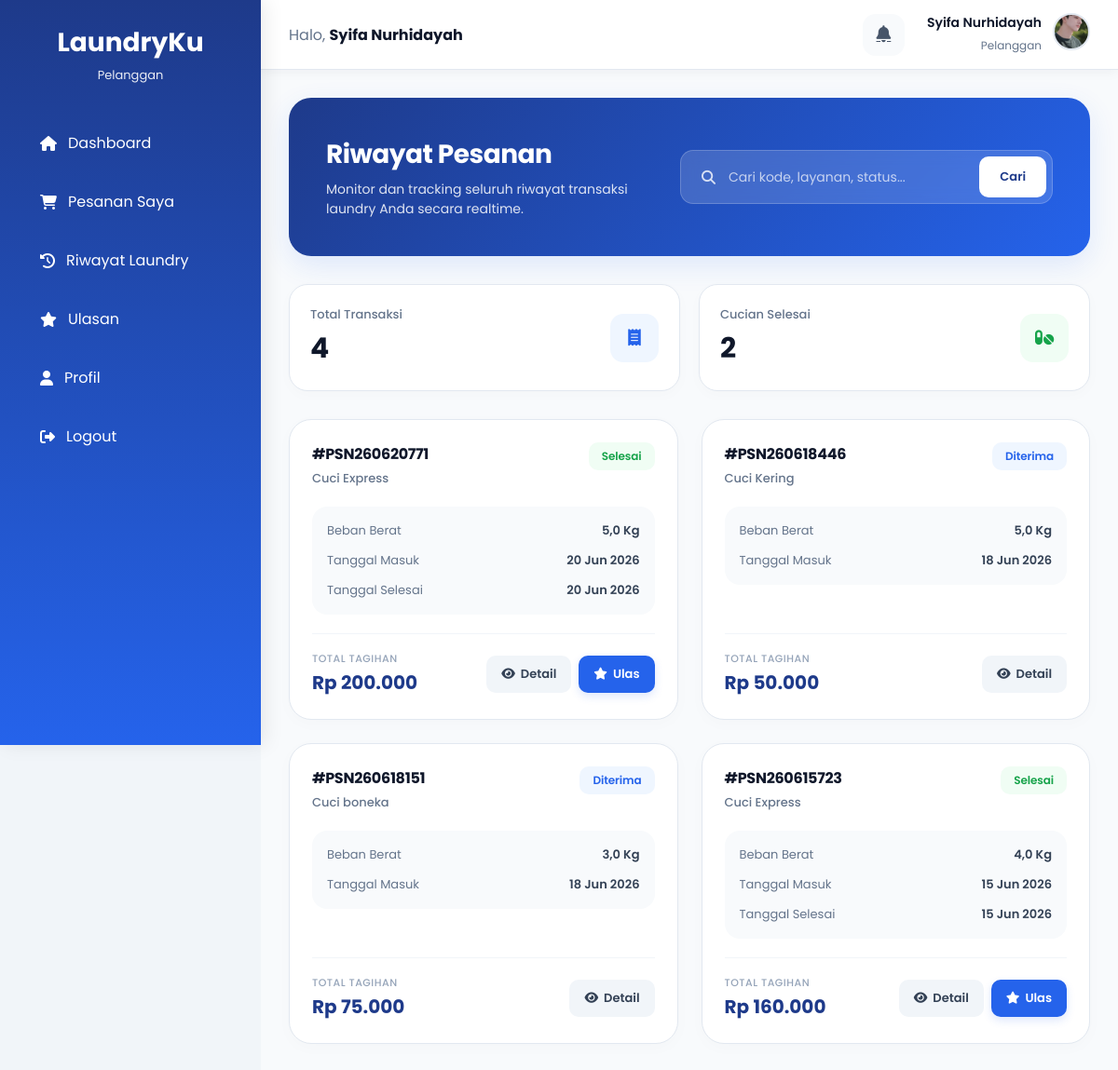
/user/riwayat.php (signed in), run on the app's committed database.
### tables this page shows
CREATE TABLE `users` (
  `id` int(11) NOT NULL,
  `nama` varchar(100) DEFAULT NULL,
  `email` varchar(100) DEFAULT NULL,
  `password` varchar(255) DEFAULT NULL,
  `role` enum('admin','user') DEFAULT 'user',
  `created_at` timestamp NOT NULL DEFAULT current_timestamp(),
  `foto` varchar(255) DEFAULT NULL
);

CREATE TABLE `detail_pesanan` (
  `id_detail` int(11) NOT NULL,
  `id_pesanan` int(11) NOT NULL,
  `id_layanan` int(11) NOT NULL,
  `berat` decimal(5,2) NOT NULL,
  `total_harga` decimal(12,2) NOT NULL
);

CREATE TABLE `pesanan` (
  `id_pesanan` int(11) NOT NULL,
  `kode_pesanan` varchar(20) DEFAULT NULL,
  `id_user` int(11) DEFAULT NULL,
  `tanggal_masuk` date DEFAULT NULL,
  `tanggal_selesai` date DEFAULT NULL,
  `status` enum('Diterima','Diproses','Selesai') DEFAULT 'Diterima'
);

CREATE TABLE `layanan` (
  `id_layanan` int(11) NOT NULL,
  `nama_layanan` varchar(100) NOT NULL,
  `harga_perkg` decimal(10,2) NOT NULL
);

### user/riwayat.php (the view, shortened to what this page needs)
<?php
require '../config/koneksi.php';
$id_user = $_SESSION['id'];
$search = isset($_GET['search']) ? mysqli_real_escape_string($koneksi, trim($_GET['search'])) : '';
$where = "WHERE p.id_user = '$id_user'";
$query_riwayat = "
    SELECT
        p.*,
        d.berat,
        l.nama_layanan,
        l.harga_perkg
    FROM pesanan p
    LEFT JOIN detail_pesanan d ON p.id_pesanan = d.id_pesanan
    LEFT JOIN layanan l ON d.id_layanan = l.id_layanan
    $where
    ORDER BY p.id_pesanan DESC
";
$riwayat = mysqli_query($koneksi, $query_riwayat);
$totalPesanan = mysqli_num_rows($riwayat);
$query_selesai = "SELECT COUNT(*) as total FROM pesanan WHERE id_user = '$id_user' AND status = 'Selesai'";
$sql_selesai = mysqli_query($koneksi, $query_selesai);
$selesai = mysqli_fetch_assoc($sql_selesai);
$totalSelesai = $selesai['total'] ?? 0;
?>
<!DOCTYPE html>
<html lang="id">
<head>
    <link rel="stylesheet" href="https://cdnjs.cloudflare.com/ajax/libs/font-awesome/6.5.1/css/all.min.css">
    <link rel="stylesheet" href="../assets/css/stylee.css">
</head>
<body>
<div class="container">
    <?php include '../includes/user/sidebar.php'; ?>
    <div class="main-content">
        <?php include '../includes/user/navbar.php'; ?>
        <div class="content">
            <div class="page-wrapper">
                <div class="header">
                    <div class="header-text">
                        <h1>Riwayat Pesanan</h1>
                        <p>Monitor dan tracking seluruh riwayat transaksi laundry Anda secara realtime.</p>
                    </div>
                    <form class="search-form" method="GET">
                        <div class="search-box">
                            <i class="fa fa-search"></i>
                            <input
                                type="text"
                                name="search"
                                placeholder="Cari kode, layanan, status..."
                                value="<?= htmlspecialchars($search); ?>"
                            >
                        </div>
                        <button type="submit">Cari</button>
                    </form>
                </div>
                <div class="stats-container">
                    <div class="stat-card">
                        <div class="stat-details">
                            <span>Total Transaksi</span>
                            <h3><?= $totalPesanan; ?></h3>
                        </div>
                        <div class="stat-wrapper-icon blue">
                            <i class="fas fa-receipt"></i>
                        </div>
                    </div>
                    <div class="stat-card">
                        <div class="stat-details">
                            <span>Cucian Selesai</span>
                            <h3><?= $totalSelesai; ?></h3>
                        </div>
                        <div class="stat-wrapper-icon green">
                            <i class="fas fa-pills"></i>
                        </div>
                    </div>
                </div>
                <?php if ($totalPesanan > 0): ?>
                    <div class="orders-grid">
                        <?php while ($row = mysqli_fetch_assoc($riwayat)): ?>
                            <?php
                            $totalHarga = ($row['berat'] ?? 0) * ($row['harga_perkg'] ?? 0);
                            $statusClass = strtolower(str_replace(' ', '-', trim($row['status'])));
                            ?>
                            <div class="order-card">
                                <div>
                                    <div class="card-header-row">
                                        <div>
                                            <div class="order-code">#<?= htmlspecialchars($row['kode_pesanan']); ?></div>
                                            <div class="order-service"><?= htmlspecialchars($row['nama_layanan'] ?? 'Layanan Tidak Diketahui'); ?></div>
                                        </div>
                                        <span class="status-badge <?= $statusClass; ?>">
                                            <?= htmlspecialchars($row['status']); ?>
                                        </span>
                                    </div>
                                    <div class="items-summary">
                                        <div class="summary-row">
                                            <span>Beban Berat</span>
                                            <strong><?= number_format($row['berat'] ?? 0, 1, ',', '.'); ?> Kg</strong>
                                        </div>
                                        <div class="summary-row">
                                            <span>Tanggal Masuk</span>
                                            <strong>
                                                <?= !empty($row['tanggal_masuk']) ? date('d M Y', strtotime($row['tanggal_masuk'])) : '-'; ?>
                                            </strong>
                                        </div>
                                        <?php if (!empty($row['tanggal_selesai']) && $row['tanggal_selesai'] != '0000-00-00'): ?>
                                            <div class="summary-row">
                                                <span>Tanggal Selesai</span>
                                                <strong><?= date('d M Y', strtotime($row['tanggal_selesai'])); ?></strong>
                                            </div>
                                        <?php endif; ?>
                                    </div>
                                </div>
                                <div class="billing-block">
                                    <div class="total-wrapper">
                                        <span>Total Tagihan</span>
                                        <h3>Rp <?= number_format($totalHarga, 0, ',', '.'); ?></h3>
                                    </div>
                                    <div class="action-flex">
                                        <a href="detail_pesanan.php?id=<?= $row['id_pesanan']; ?>" class="btn-card secondary">
                                            <i class="fas fa-eye"></i> Detail
                                        </a>
                                        <?php if (strtolower(trim($row['status'])) === 'selesai'): ?>
                                            <a href="ulasan.php?id=<?= $row['id_pesanan']; ?>" class="btn-card primary">
                                                <i class="fas fa-star"></i> Ulas
                                            </a>
                                        <?php endif; ?>
                                    </div>
                                </div>
                            </div>
                        <?php endwhile; ?>
                    </div>
                <?php endif; ?>
            </div>
        </div>
    </div>
</div>
</body>
</html>

### includes/user/navbar.php (shortened to what this page needs)
<?php
$nama_user = $_SESSION['nama'] ?? 'Pelanggan';
$foto_user = '';
if (isset($_SESSION['id'])) {
    include_once __DIR__ . '/../../config/koneksi.php';
    $id_user = $_SESSION['id'];
    $query_nav = mysqli_query($koneksi, "SELECT nama, foto FROM users WHERE id = '$id_user'");
    $data_nav = mysqli_fetch_assoc($query_nav);
    if ($data_nav) {
        $nama_user = $data_nav['nama'];
        $foto_user = $data_nav['foto'];
    }
}
$path_foto_asli = "/TB_LAUNDRY/assets/img/" . $foto_user;
if (!empty($foto_user) && file_exists(__DIR__ . '/../../assets/img/' . $foto_user)) {
    $avatar_navbar = $path_foto_asli;
} else {
    $avatar_navbar = "https://api.dicebear.com/7.x/initials/svg?seed=" . urlencode($nama_user) . "&backgroundColor=0f172a,2563eb,3b82f6&fontSize=45&bold=true";
}
?>
<div class="topbar">
    <div class="welcome">
        Halo,
        <b><?= htmlspecialchars($nama_user); ?></b>
    </div>
    <div class="topbar-right">
        <a href="/TB_LAUNDRY/user/ulasan.php" class="notification">
            <i class="fa-solid fa-bell" style="font-size: 18px;"></i>
        </a>
        <a href="/TB_LAUNDRY/user/profil.php" class="user-link">
            <div class="user-text">
                <h4 style="margin: 0; font-size: 14px; font-weight: 600;"><?= htmlspecialchars($nama_user); ?></h4>
                <span style="font-size: 12px; color: #64748b;">Pelanggan</span>
            </div>
            <div class="profile">
                <img src="<?= $avatar_navbar; ?>" alt="profile">
            </div>
        </a>
    </div>
</div>

### assets/css/stylee.css (style rules this page uses)
:root { --primary:#2563eb; --primary-light:#60a5fa; --success:#22c55e; --warning:#f59e0b; --danger:#ef4444; --dark:#0f172a; --gray:#64748b; --light:#f8fafc; --radius:18px; --shadow:0 10px 25px rgba(15,23,42,.08); }
* { margin:0; padding:0; box-sizing:border-box; font-family:'Poppins',sans-serif; }
body { background:#f1f5f9; color:var(--dark); }
.container { display:flex; min-height:100vh; }
.main-content { margin-left:280px; min-height:100vh; display:flex; flex-direction:column; }
.content { padding:25px; margin-top:75px; }
.topbar { position:fixed; top:0; left:280px; right:0; height:75px; background:#fff; border-bottom:1px solid #e2e8f0; display:flex; justify-content:space-between; align-items:center; padding:0 30px; z-index:999; box-shadow:0 2px 12px rgba(15,23,42,.05); }
.welcome { font-size:16px; color:#64748b; }
.welcome b { color:#0f172a; }
.topbar-right { display:flex; align-items:center; gap:20px; }
.notification { position:relative; width:45px; height:45px; border-radius:14px; background:#f8fafc; display:flex; justify-content:center; align-items:center; cursor:pointer; transition:.3s; }
.user-text { text-align:right; }
.user-text h4 { font-size:14px; margin-bottom:2px; }
.user-text span { font-size:12px; color:#64748b; }
.profile img { width:45px; height:45px; border-radius:50%; object-fit:cover; border:3px solid #dbeafe; }
.search-box { position:relative; width:350px; }
.search-box i { position:absolute; top:50%; left:16px; transform:translateY(-50%); color:#94a3b8; }
.search-box input { width:100%; height:50px; border:1px solid #e2e8f0; border-radius:15px; padding-left:45px; padding-right:15px; font-size:14px; transition:.3s; }

### includes/user/navbar.php (style rules this page uses)
.topbar { display: flex; justify-content: space-between; align-items: center; padding: 15px 30px; background-color: #ffffff; border-bottom: 1px solid #e2e8f0; }
.topbar-right { display: flex; align-items: center; gap: 24px; }
.topbar-right .notification { position: relative; cursor: pointer; color: #475569; transition: color 0.2s; }
.topbar-right .user-link { text-decoration: none; color: inherit; display: flex; align-items: center; gap: 12px; cursor: pointer; transition: opacity 0.2s ease; }
.topbar-right .profile img { width: 40px; height: 40px; border-radius: 50%; object-fit: cover; border: 2px solid #e2e8f0; }

### data on the page
users: nama "Syifa Nurhidayah", foto (picture)
detail_pesanan: id_pesanan.kode_pesanan "PSN260620771", id_layanan.nama_layanan "Cuci Express", id_pesanan.status "Selesai", berat "5,0", id_pesanan.tanggal_masuk "20 Jun 2026", id_pesanan.tanggal_selesai "20 Jun 2026", berat.harga_perkg "200.000"
detail_pesanan: id_pesanan.kode_pesanan "PSN260618446", id_layanan.nama_layanan "Cuci Kering", id_pesanan.status "Diterima", berat "5,0", id_pesanan.tanggal_masuk "18 Jun 2026", berat.harga_perkg "50.000"
detail_pesanan: id_pesanan.kode_pesanan "PSN260618151", id_layanan.nama_layanan "Cuci boneka", id_pesanan.status "Diterima", berat "3,0", id_pesanan.tanggal_masuk "18 Jun 2026", berat.harga_perkg "75.000"
detail_pesanan: id_pesanan.kode_pesanan "PSN260615723", id_layanan.nama_layanan "Cuci Express", id_pesanan.status "Selesai", berat "4,0", id_pesanan.tanggal_masuk "15 Jun 2026", id_pesanan.tanggal_selesai "15 Jun 2026", berat.harga_perkg "160.000"

### other printed values
$totalPesanan "4"
$totalSelesai "2"
